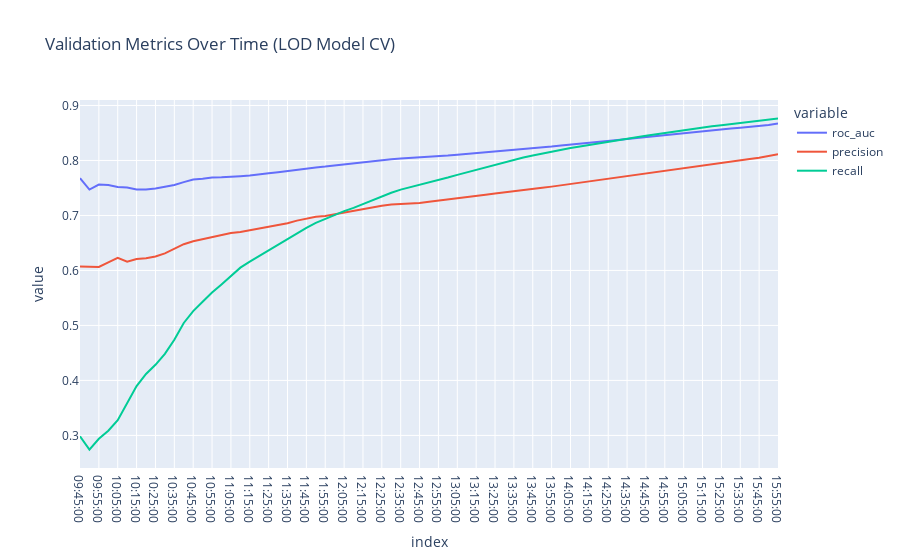

The cell this chart's notebook holds for it:
### Code cell
import datetime
import plotly.express as px

time_range = [datetime.time(hour, minute) for hour in range(9, 16) for minute in range(0, 60, 5)]
time_range = [x for x in time_range if x >= datetime.time(9,45)]
df_val = pd.DataFrame()
for t in time_range:
    X_val = X_test.loc[X_test['time'] <= t].copy()
    y_val = y_test.loc[X_val.index, 'lod_in'].copy()

    y_pred_val = lod_model_cv.predict_proba(X_val)[:,-1]

    df_val.loc[t, [
        'roc_auc',
        'precision',
        'recall'
    ]] =  roc_auc_score(y_val, y_pred_val), precision_score(y_val, y_pred_val > 0.5), recall_score(y_val, y_pred_val > 0.5)


fig = px.line(df_val, title='Validation Metrics Over Time (LOD Model CV)')
fig.show()
